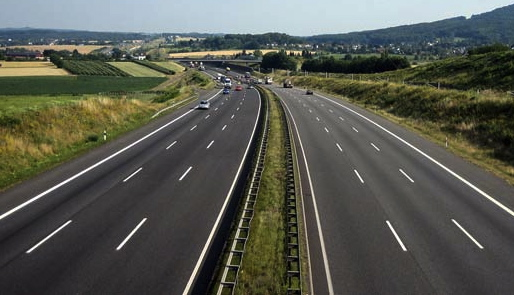
#> input picture Autobahnspuren.jpg, 514 x 295 px
$ python lane_detection_copied.py
#> lines starting #> are read from the running program, lines starting #| are printed output that depends on the picture
# Copied Test file to see whether HoughLinesP actually works

import cv2
import numpy as np
import matplotlib.pyplot as plt

img = cv2.imread("Autobahnspuren.jpg")
#> img is the input picture: shape (295, 514, 3); mean B, G, R 79.9, 88.8, 86.8
gray = cv2.cvtColor(img, cv2.COLOR_BGR2GRAY)
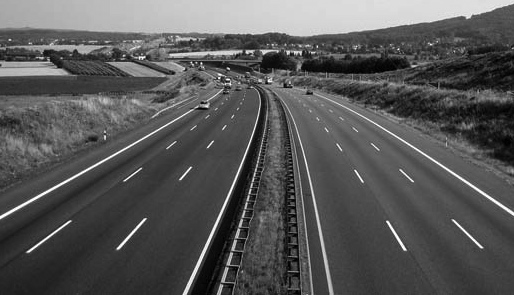
#> gray: shape (295, 514); min 0, max 255, mean 87.2
edges = cv2.Canny(gray, 75, 150)
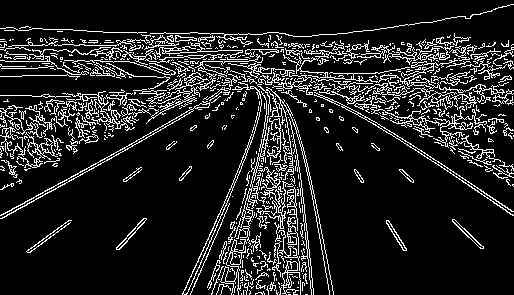
#> edges: shape (295, 514); 13.2% white in thin lines or dots

lines = cv2.HoughLinesP(edges, 1, np.pi/180, 30, maxLineGap=250)
#> lines = 168 rows, first 6: [0, 44, 512, 98], [0, 124, 456, 44], [6, 27, 511, 53], [8, 68, 503, 120], [2, 136, 511, 47], [27, 39, 513, 90]

for line in lines:
    x1, y1, x2, y2 = line[0]
    cv2.line(img, (x1, y1), (x2, y2), (0, 255, 0), 3)
#> this loop made 168 passes
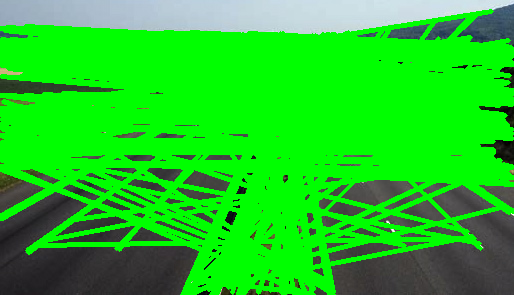
#> img: shape (295, 514, 3); mean B, G, R 34.5, 200.4, 32.2

cv2.imshow("Edges", edges)
cv2.imshow("Image", img)
cv2.waitKey(0)
cv2.destroyAllWindows()

$ run again, with Autobahnspur3.jpg copied over Autobahnspuren.jpg
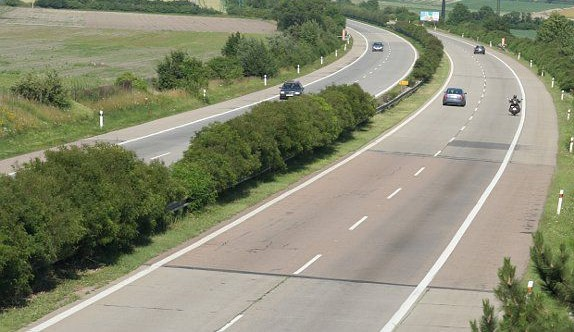
#> input picture Autobahnspur3.jpg, 574 x 332 px
#> img is the input picture: shape (332, 574, 3); mean B, G, R 114.9, 139.2, 137.3
#> `edges = cv2.Canny(gray, 75, 150)`:
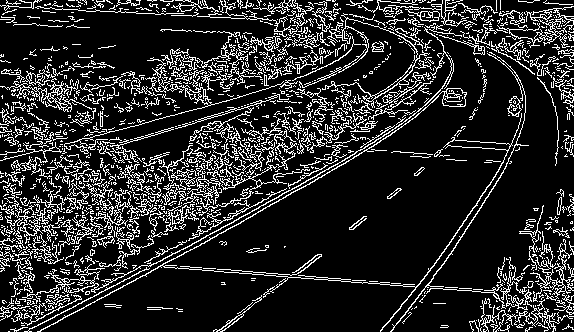
#> edges: shape (332, 574); 16.4% white in thin lines or dots
#> lines = 245 rows, first 6: [0, 255, 573, 295], [1, 6, 571, 36], [3, 314, 546, 0], [20, 329, 573, 35], [29, 331, 563, 47], [7, 248, 571, 20]
#> the loop `for line in lines:` made 245 passes
#> after the loop `for line in lines:`:
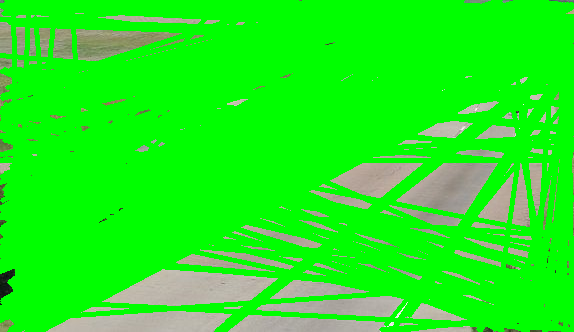
#> img: shape (332, 574, 3); mean B, G, R 26.4, 239.3, 30

$ run again, with DashcamAutobahn.jpg copied over Autobahnspuren.jpg
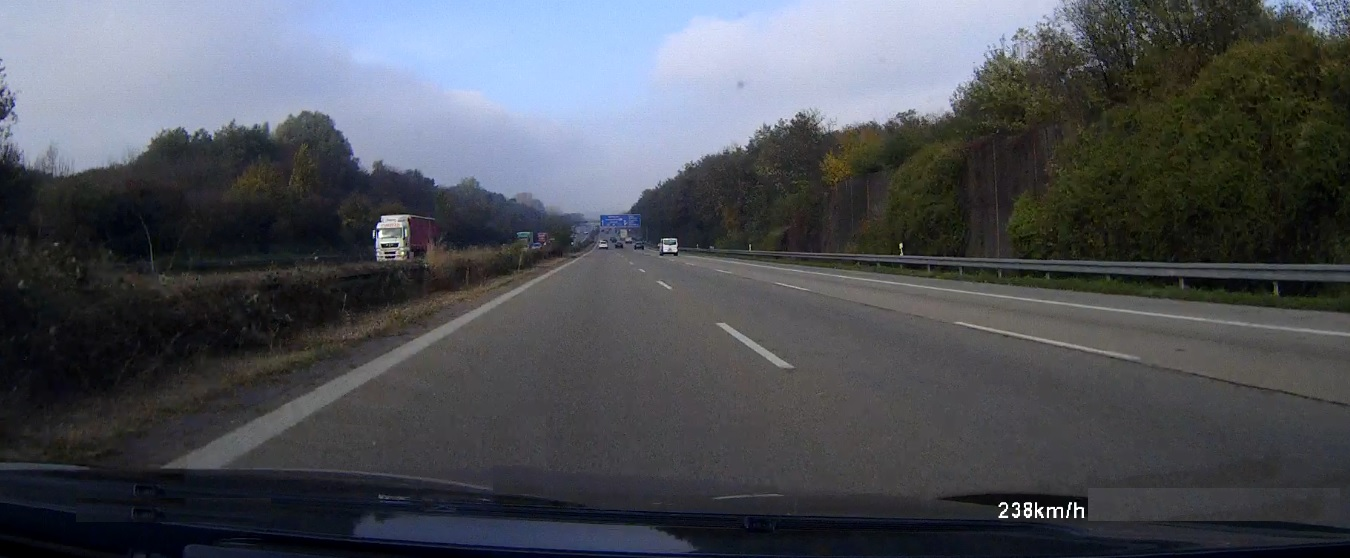
#> input picture DashcamAutobahn.jpg, 1350 x 558 px
#> img is the input picture: shape (558, 1350, 3); mean B, G, R 87.2, 80.6, 77.2
#> `edges = cv2.Canny(gray, 75, 150)`:
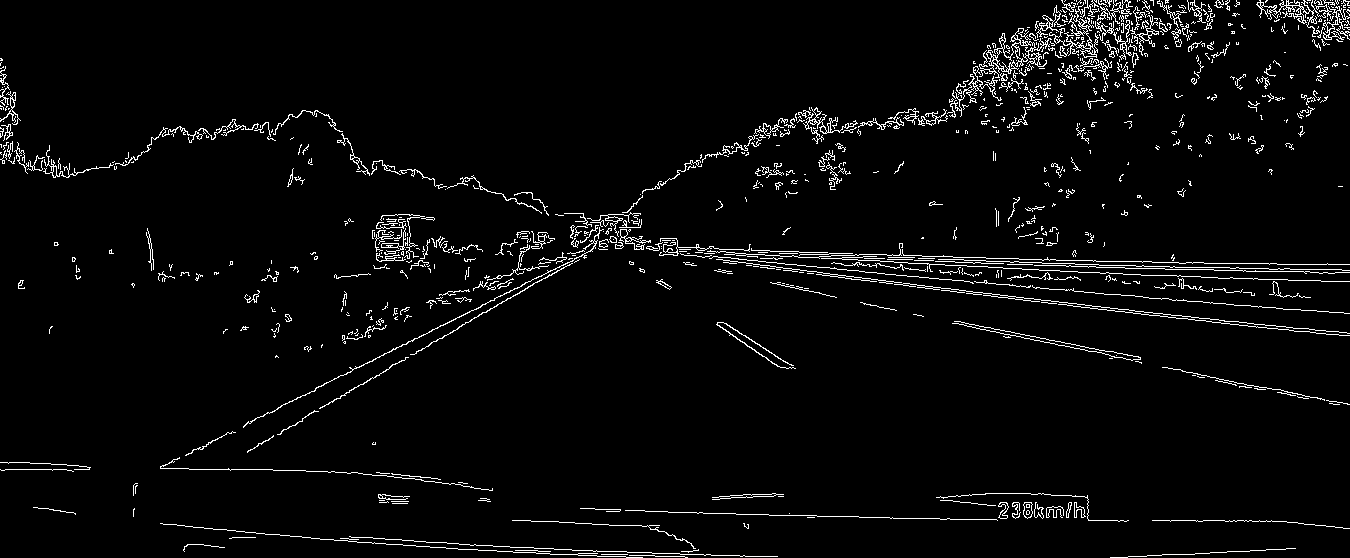
#> edges: shape (558, 1350); 3.5% white in thin lines or dots
#> lines = 226 rows, first 6: [383, 219, 1317, 333], [146, 233, 1185, 269], [381, 220, 1239, 325], [148, 231, 1340, 272], [147, 229, 1313, 269], [0, 120, 1339, 404]
#> the loop `for line in lines:` made 226 passes
#> after the loop `for line in lines:`:
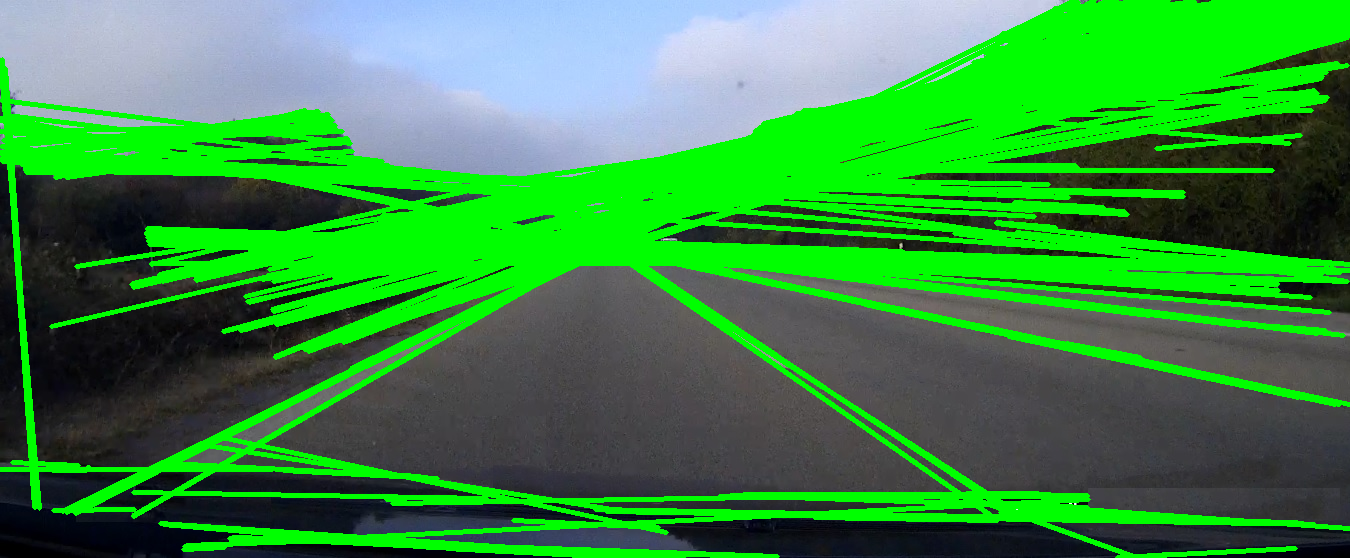
#> img: shape (558, 1350, 3); mean B, G, R 66.1, 140.4, 57
